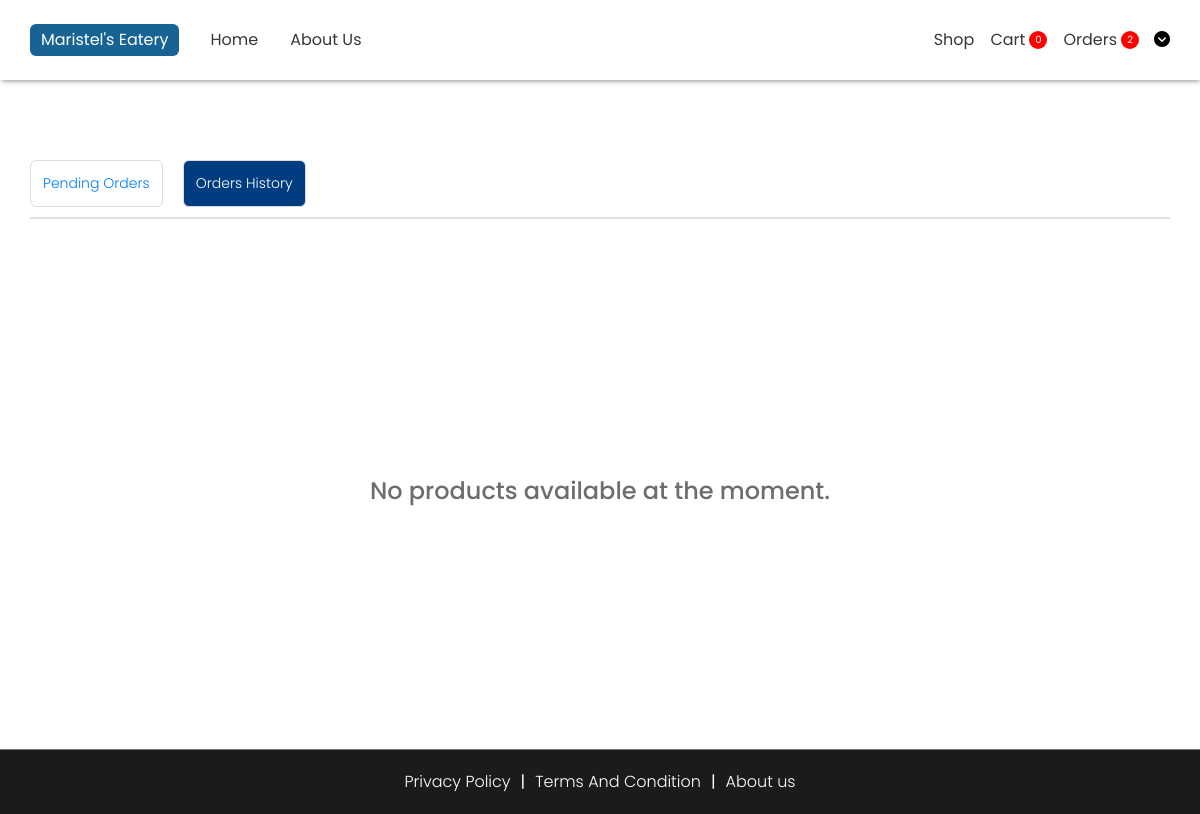
The page /components/history.php (signed in) on the database as committed earlier.
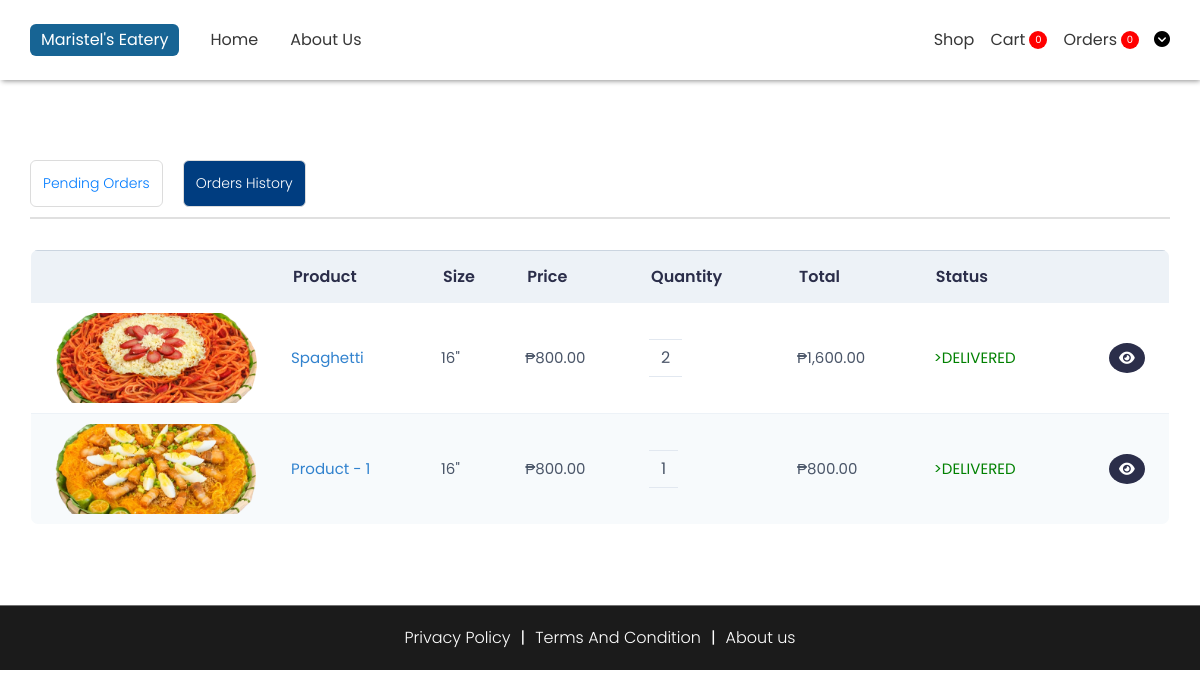
The same page on the database as committed later.
### tables this page shows
CREATE TABLE `tbl_cart` (
  `item_id` int(11) NOT NULL,
  `prod_id` int(11) NOT NULL,
  `prod_qnty` int(11) NOT NULL,
  `prod_size` varchar(50) NOT NULL,
  `order_date` date DEFAULT NULL,
  `claim_date` date DEFAULT NULL,
  `status_id` int(11) NOT NULL DEFAULT 1,
  `order_remarks` varchar(255) DEFAULT 'No remarks',
  `cancel_remarks` varchar(255) DEFAULT 'No remarks',
  `account_id` int(11) NOT NULL
);

CREATE TABLE `tbl_products` (
  `prod_id` int(11) NOT NULL,
  `prod_name` varchar(255) NOT NULL,
  `prod_price_small` int(11) NOT NULL,
  `prod_price_medium` int(11) NOT NULL,
  `prod_price_large` int(11) NOT NULL,
  `prod_description` varchar(255) NOT NULL DEFAULT 'No description yet',
  `prod_type` int(11) NOT NULL,
  `prod_img` varchar(255) NOT NULL
);

CREATE TABLE `tbl_delivered_orders` (
  `item_id` int(11) NOT NULL,
  `prod_price` int(11) NOT NULL
);

CREATE TABLE `tbl_status` (
  `status_id` int(11) NOT NULL,
  `status_name` varchar(50) NOT NULL
);

### components/history.php (the view, shortened to what the changed rows need)
<?php
require_once("../backend/config/config.php");
?>
<!DOCTYPE html>
<html lang="en">
<head>
    <link rel="stylesheet" href="../styles/general.css">
    <link rel="stylesheet" href="../styles/footer.css">
    <link rel="stylesheet" href="../styles/navbar.css">
    <link rel="stylesheet" href="../styles/cart.css">
    <link rel="stylesheet" href="https://cdn.jsdelivr.net/npm/bootstrap@4.0.0/dist/css/bootstrap.min.css">
    <link rel="stylesheet" href="https://cdnjs.cloudflare.com/ajax/libs/font-awesome/6.5.2/css/all.min.css">
</head>
<body>
    <?php include "./navbar.php"; ?>
    <?php
        $current_user = $_SESSION['user_id'];
    ?>
    <?php
    $query = "SELECT tc.*, tp.*, ts.status_name, tpt.prod_type_name, td.prod_price
    FROM tbl_cart tc
    JOIN tbl_products tp ON tc.prod_id = tp.prod_id
    JOIN tbl_status ts ON tc.status_id = ts.status_id
    JOIN tbl_product_type tpt ON tp.prod_type = tpt.prod_type_id
    JOIN tbl_delivered_orders td ON tc.item_id = td.item_id
    WHERE tc.account_id = ? AND tc.status_id IN (2, 5) ORDER BY tc.status_id ASC;";
    $stmt = $conn->prepare($query);
    $stmt->bind_param("i", $current_user);
    $stmt->execute();
    $result = $stmt->get_result();
    if ($result->num_rows > 0) {
    ?>
    <main>
        <div class="center">
            <div class="div" id="grid-process">
                <div class="left-con">
                    <div class="cart-con">
                        <table class="styled-table">
                            <thead>
                                <tr>
                                    <th></th>
                                    <th>Product</th>
                                    <th>Size</th>
                                    <th>Price</th>
                                    <th>Quantity</th>
                                    <th>Total</th>
                                    <th>Status</th>
                                    <th></th>
                                </tr>
                            </thead>
                            <tbody>
                                <?php
                                while ($data = $result->fetch_assoc()) {
                                    $prod_size = array(
                                        "small" => "12",
                                        "medium" => "14",
                                        "large" => "16"
                                    );
                                    $total = $data["prod_price"] * $data["prod_qnty"];
                                ?>
                                <tr>
                                    <td>
                                        <div class="img-con">
                                        <img src="../assets/products/<?php echo $data["prod_img"]; ?>" alt="">
                                        </div>
                                    </td>
                                    <td><?php echo $data["prod_name"]; ?></td>
                                    <td><?php echo $prod_size[$data["prod_size"]]; ?>"</td>
                                    <td>₱<?php echo number_format($data["prod_price"], 2); ?></td>
                                    <td>
                                        <div class="qnty-td">
                                            <div class="qnty-js"><?php echo $data["prod_qnty"]; ?></div>
                                        </div>
                                    </td>
                                    <td class="total-price-js">₱<span class="subtotal-js"><?php echo number_format($total, 2); ?></span></td>
                                    <td
                                    style="<?php echo $data["status_id"] == 5 ? "color: red;" : "color: green;" ?>">
                                    ><?php echo $data["status_name"] == "PROCESS" ? "PENDING" : $data["status_name"]; ?></td>
                                    <?php
                                    if ($data["status_id"] == 3) {
                                    ?>
                                    <td>
                                        <span class="view-driver" data-toggle="modal" data-target="#exampleModal<?php echo $data["item_id"] ?>" data-whatever="@mdo">
                                            <i class="fa-solid fa-eye"></i>
                                        </span>
                                        <span class="delete-js" id="<?php echo $data["item_id"]; ?>">
                                            <i class="fa-solid fa-x"></i>
                                        </span>
                                    </td>
                                    <?php }else{ ?>
                                        <td class="view-driver">
                                            <span class="view-driver" data-toggle="modal" data-target="#exampleModal<?php echo $data["item_id"] ?>" data-whatever="@mdo">
                                                <i class="fa-solid fa-eye"></i>
                                            </span>
                                        </td>
                                    <?php } ?>
                                </tr>
                                <?php } ?>
                            </tbody>
                        </table>
                    </div>
                </div>
            </div>
        </div>
    </main>
    <?php
    } else {
    ?>
        <div class="no-products-message">
            <p>No products available at the moment.</p>
        </div>
    <?php } ?>
</body>
</html>

### components/navbar.php (shortened to what the changed rows need)
<?php require_once("../backend/config/config.php") ?>
<nav>
      <div class="right">
          <?php if(!empty($_SESSION["user_id"])){
                $query = "SELECT COUNT(*) AS cartCount FROM tbl_cart WHERE status_id = 1 and account_id = ?;";
                $stmt = $conn->prepare($query);
                $stmt->bind_param("i", $_SESSION["user_id"]);
                $stmt->execute();
                $result = $stmt->get_result();
            ?>
            <?php }else{
                echo '<a href="./login.php"><div class="prod">Cart</div></a>';
            } ?>
          <?php if(!empty($_SESSION["user_id"])){
                $query = "SELECT COUNT(*) AS CountItems FROM tbl_cart WHERE status_id IN (3, 4) and account_id = ?;";
                $stmt = $conn->prepare($query);
                $stmt->bind_param("i", $_SESSION["user_id"]);
                $stmt->execute();
                $result = $stmt->get_result();
                $data = $result->fetch_assoc();
            ?>
            <a href="./ProcessOrders.php">
                <div class="count-div">
                    Orders
                    <div class="count">
                        <?php echo $data["CountItems"]; ?>
                    </div>
                </div>
            </a>
            <?php } ?>
      </div>
    </nav>

Rows that differ between the two databases and show on the page:
now on this page (row edited): tbl_cart: prod.prod_img (picture), prod.prod_name "Spaghetti", prod_size "16", tbl_delivered_orders.prod_price "800.00", prod_qnty "2", prod_qnty.prod_price "1,600.00", status.status_name "DELIVERED"
now on this page (row edited): tbl_cart: prod.prod_img (picture), prod.prod_name "Product - 1", prod_size "16", tbl_delivered_orders.prod_price "800.00", prod_qnty "1", prod_qnty.prod_price "800.00", status.status_name "DELIVERED"
Other text that changed with them:
$data["CountItems"]: "2" → "0"
text no longer shown: "No products available at the moment."
text now shown: "Product Size Price Quantity Total Status"
